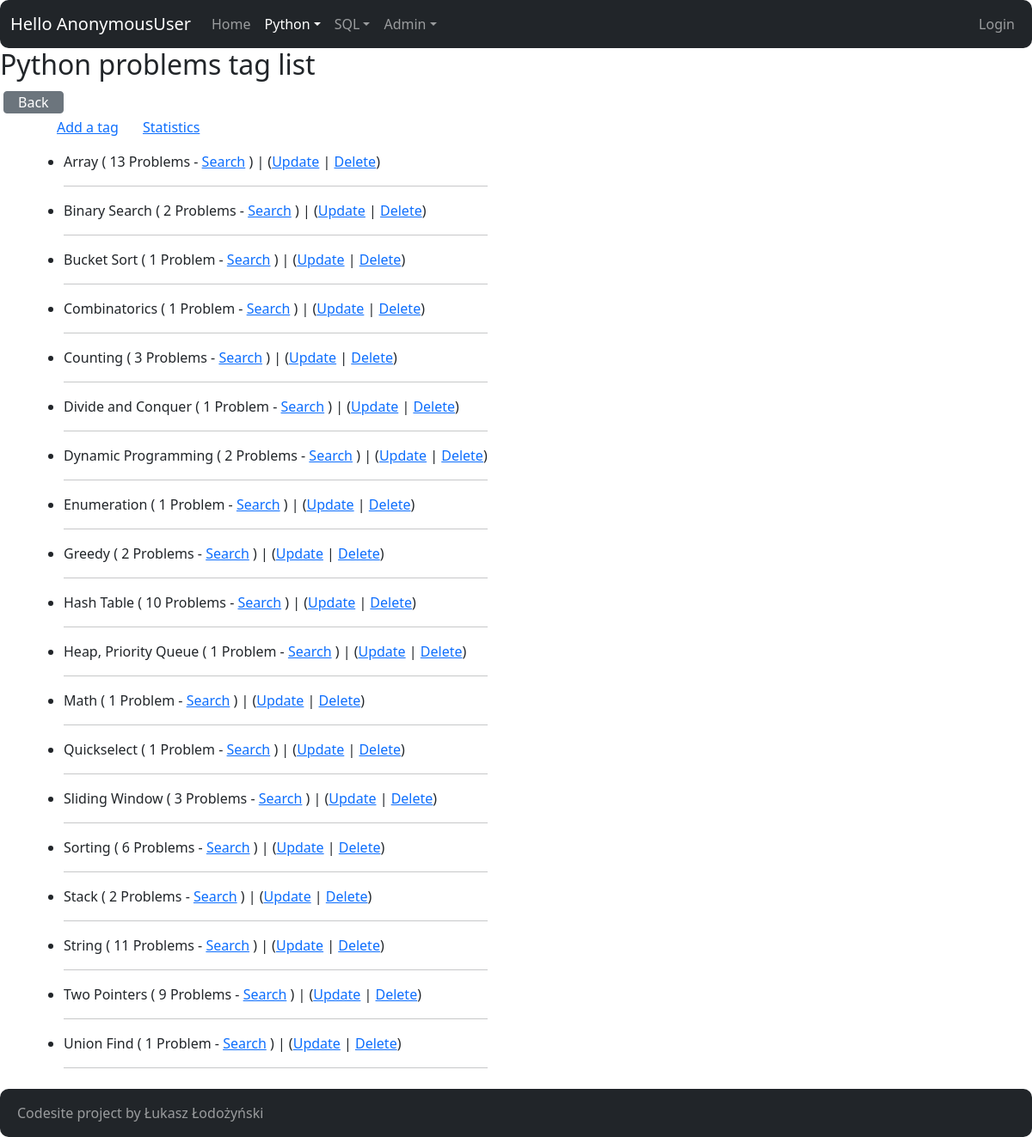
Page /python/tag/ on the committed database.
### python_problems/models.py (models this page shows, shortened)
class Tag(models.Model):
    name = models.CharField(max_length=20)
    class Meta:
        ordering = ("name", )

### python_problems/views.py (the view)
# urls.py: path("tag/", views.TagIndexView.as_view(), name="tag-index"),
class TagIndexView(ListView):
    model = Tag

### core/context_processors.py (called while the page is built)
def settings(request):
    return {
        'settings': django_settings,
    }

### python_problems/templates/python_problems/tag_list.html (shortened to what this page needs)
{% extends "core/base.html" %}
{% block content %}
    <h2>Python problems tag list</h2>
    <a href="{% url 'python_problems:index' %}"
       class="btn btn-secondary px-3 py-0 m-1">Back</a>
    <div class="container">
        <div class="row">
            <div class="col-auto mb-2">
                <p>
                    <a href="create/" class="ms-4">Add a tag</a>
                    <a href="{% url 'python_problems:tag-graph' %}" class="ms-4">Statistics</a>
                </p>
                {% if tag_list %}
                    <ul>
                        {% for tag in tag_list %}
                            <li>
                                {{ tag.name }} (
                                {% if tag.problem_set.count == 1 %}
                                    1 Problem - <a href="{% url 'python_problems:index' %}?query={{ tag.name }}">Search</a>
                                {% else %}
                                    {{ tag.problem_set.count }} Problems - <a href="{% url 'python_problems:index' %}?query={{ tag.name }}">Search</a>
                                {% endif %}
                                ) |
                                (<a href="{% url 'python_problems:tag-update' tag.id %}">Update</a> |
                                <a href="{% url 'python_problems:tag-delete' tag.id %}">Delete</a>)
                                <hr>
                            </li>
                        {% endfor %}
                    </ul>
                {% else %}
                    <p>No python problems available.</p>
                {% endif %}
            </div>
        </div>
    </div>
{% endblock content %}

### rows in the picture
Tag: name "Array", problem_set.count "13"
Tag: name "Binary Search", problem_set.count "2"
Tag: name "Bucket Sort"
Tag: name "Combinatorics"
Tag: name "Counting", problem_set.count "3"
Tag: name "Divide and Conquer"
Tag: name "Dynamic Programming", problem_set.count "2"
Tag: name "Enumeration"
Tag: name "Greedy", problem_set.count "2"
Tag: name "Hash Table", problem_set.count "10"
Tag: name "Heap, Priority Queue"
Tag: name "Math"
Tag: name "Quickselect"
Tag: name "Sliding Window", problem_set.count "3"
Tag: name "Sorting", problem_set.count "6"
Tag: name "Stack", problem_set.count "2"
Tag: name "String", problem_set.count "11"
Tag: name "Two Pointers", problem_set.count "9"
Tag: name "Union Find"

### other values in the picture
{{ request.user }} "AnonymousUser"
{{ settings.APP_NAME }} "Codesite"
